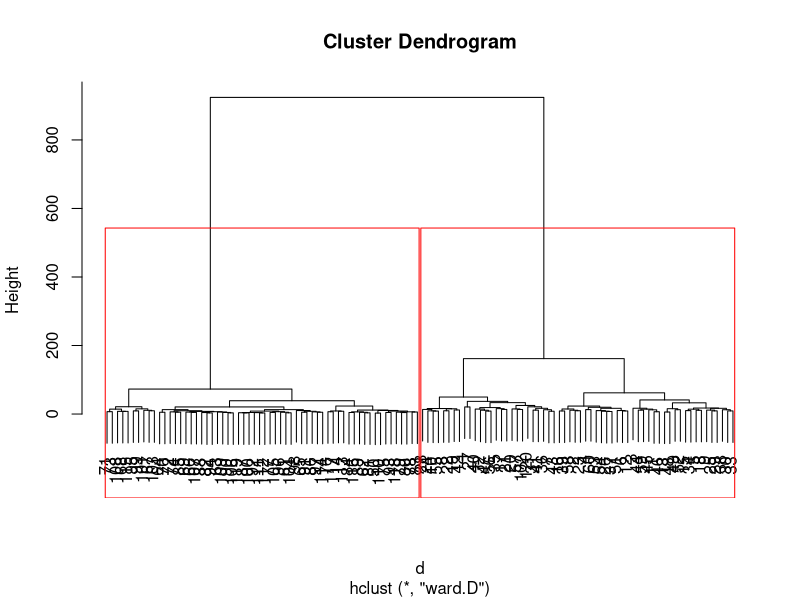
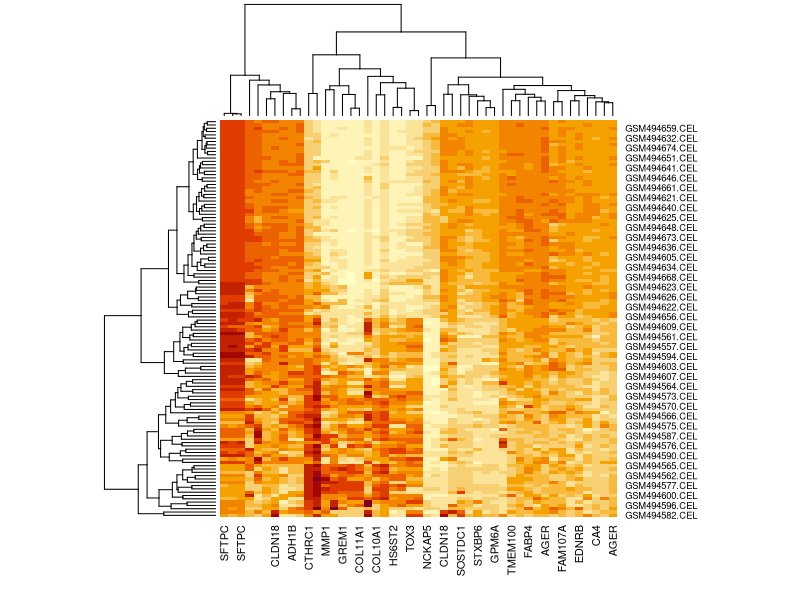
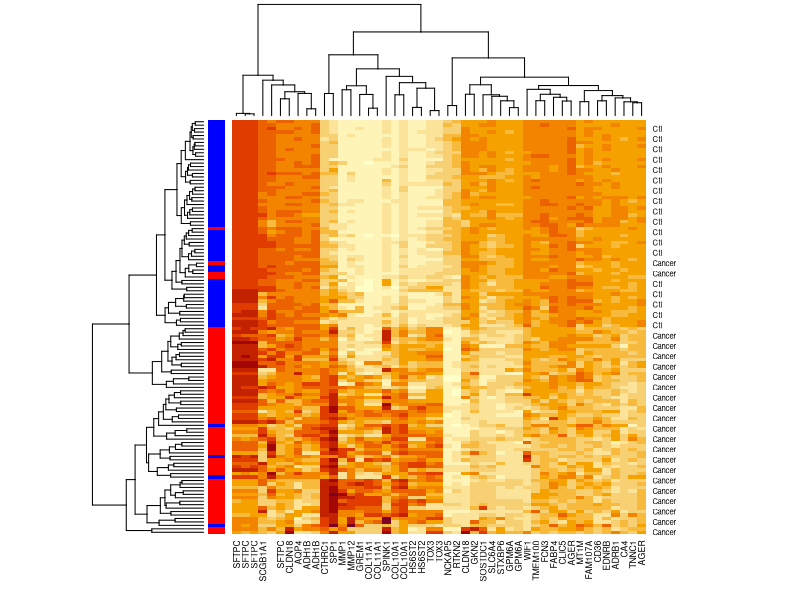
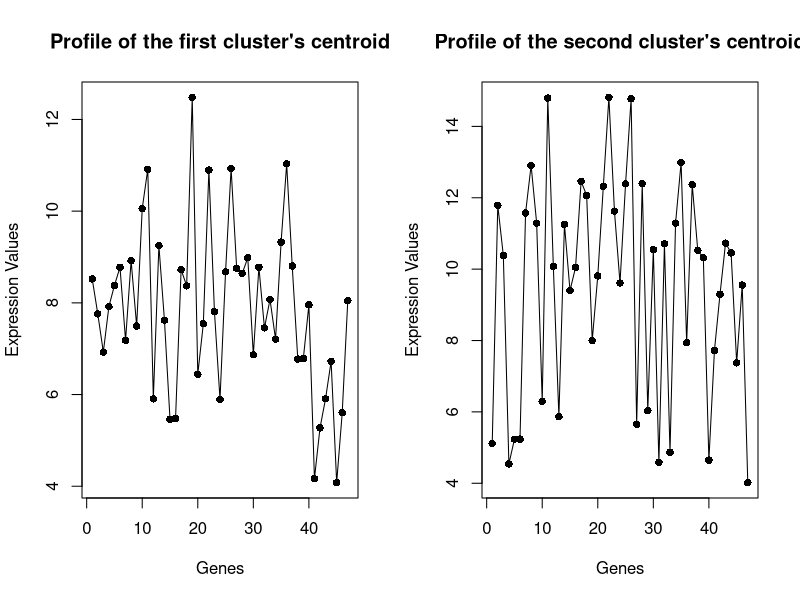
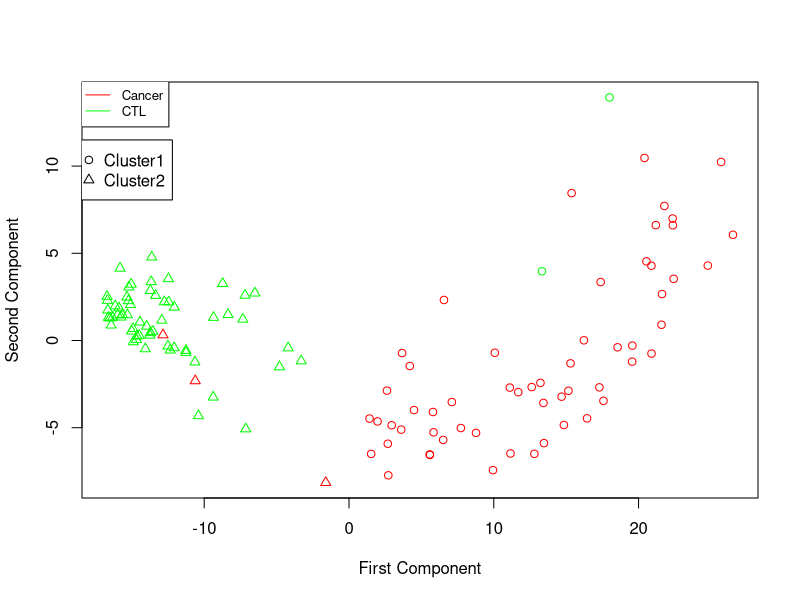
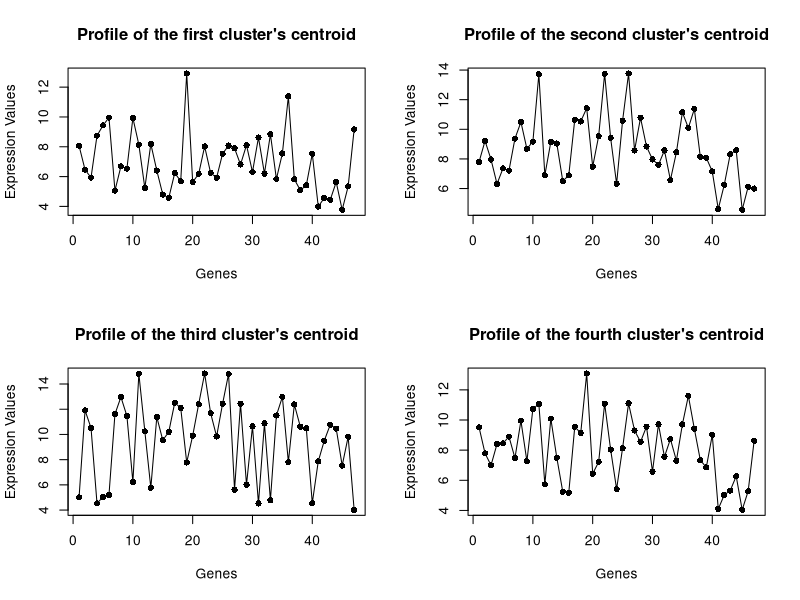
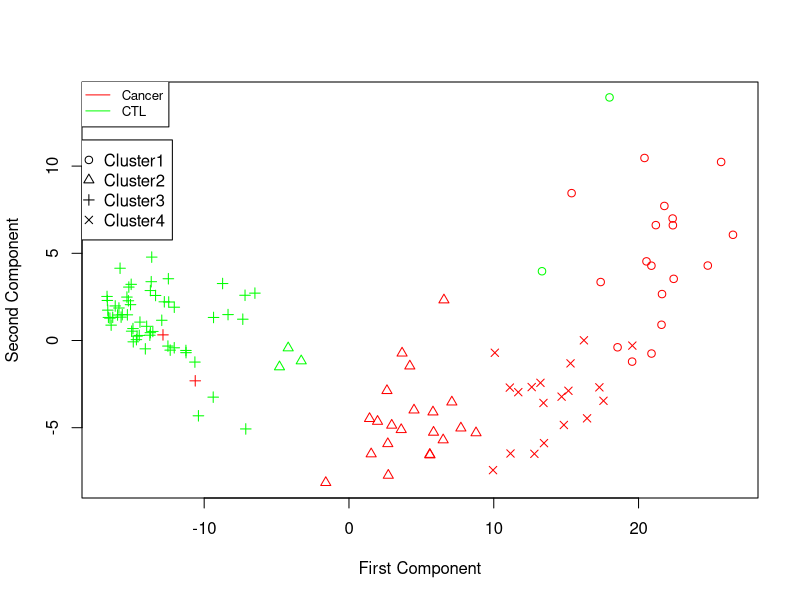

R code for these plots, in order:
# hierarchical clustering
lung<-read.table(file.path("lung-cancer-sig-data.txt"),sep = "\t",header=T)
lung.fold<-as.data.frame(t(lung[,2:122]))
lung.fold<-lung.fold[-1,]
colnames(lung.fold)<-lung[,2]
library(e1071)
library(fpc)
lung.fold<-as.data.frame(apply(lung.fold,2,as.numeric))
d<-dist(lung.fold,method="euclidean")
fit<-hclust(d,method="ward.D")
plot(fit)
groups<-cutree(fit,k=2)
rect.hclust(fit,k=2,border="red")

# heatmap
a<-as.matrix(lung.fold)
row.names(a)<-colnames(lung)[3:122]
colnames(a)<-c(colnames(a)[1:34],"",colnames(a)[36:47])
b<-heatmap(a,distfun = dist,hclustfun = hclust)
col<-vector()
lab<-vector()
for(i in 1:120)
{if(b$rowInd[i]<=60)
{col[i]<-"#FF0000"
lab[i]<-"Cancer"
}
  else
  {col[i]<-"#0000FF"
  lab[i]<-"Ctl"}
}
heatmap(a,distfun = dist,hclustfun = hclust,RowSideColors = col,cexRow = 0.7,labRow = lab)

# K-means clustering
## Use 2 to be the initial number of clusters to do the k-Means cluster
km<-kmeans(a,2)
km.cluster<-as.data.frame(km$cluster)
km.centers<-as.data.frame(km$centers)
write.table(km.cluster,file = "cluster2.txt")
write.table(km.centers,file ="centers2.txt" )

par(mfrow=c(1,2))
plot(1:47,km.centers[1,],pch=16,main="Profile of the first cluster's centroid",xlab = "Genes",ylab = "Expression Values")
lines(1:47,km.centers[1,],pch=16)
plot(1:47,km.centers[2,],pch=16,main="Profile of the second cluster's centroid",xlab = "Genes",ylab = "Expression Values")
lines(1:47,km.centers[2,],pch=16)

pca.fit<-prcomp(a)
summary(pca.fit)
colnames(km.cluster)<-"km_cluster"
shape=km.cluster$km_cluster
col=c(rep("red",60),rep("green",60))
par(mfrow=c(1,1))
plot(pca.fit$x[,1],pca.fit$x[,2],col=col,pch=shape,xlab = "First Component",ylab = "Second Component")
legend(-19,15,legend = c("Cancer","CTL"),col = c("red","green"),cex = 0.8,lwd = 1, lty = 1)
legend(-19,11.5,legend=c("Cluster1","Cluster2"),pch = c(1,2,1,2))

## Use 4 to be the initial number of clusters to do the cluster
km<-kmeans(a,4)
km.cluster<-as.data.frame(km$cluster)
km.centers<-as.data.frame(km$centers)
write.table(km.cluster,file = "cluster4.txt")
write.table(km.centers,file ="centers4.txt" )

par(mfrow=c(2,2))
plot(1:47,km.centers[1,],pch=16,main="Profile of the first cluster's centroid",xlab = "Genes",ylab = "Expression Values")
lines(1:47,km.centers[1,],pch=16)
plot(1:47,km.centers[2,],pch=16,main="Profile of the second cluster's centroid",xlab = "Genes",ylab = "Expression Values")
lines(1:47,km.centers[2,],pch=16)
plot(1:47,km.centers[3,],pch=16,main="Profile of the third cluster's centroid",xlab = "Genes",ylab = "Expression Values")
lines(1:47,km.centers[3,],pch=16)
plot(1:47,km.centers[4,],pch=16,main="Profile of the fourth cluster's centroid",xlab = "Genes",ylab = "Expression Values")
lines(1:47,km.centers[4,],pch=16)

pca.fit<-prcomp(a)
summary(pca.fit)
colnames(km.cluster)<-"km_cluster"
shape=km.cluster$km_cluster
col=c(rep("red",60),rep("green",60))
par(mfrow=c(1,1))
plot(pca.fit$x[,1],pca.fit$x[,2],col=col,pch=shape,xlab = "First Component",ylab = "Second Component")
legend(-19,15,legend = c("Cancer","CTL"),col = c("red","green"),cex = 0.8,
       lwd = 1, lty = 1)
legend(-19,11.5,legend=c("Cluster1","Cluster2","Cluster3","Cluster4"),pch = c(1,2,3,4))


# My K-median clustering
manhat <- function(centroid, dataMatrix) {
  distance <- matrix(NA, nrow=dim(centroid)[1], ncol=dim(dataMatrix)[1])
  for(i in 1:nrow(dataMatrix)) {
    distance[,i] <- rowSums(abs(t(t(centroid)-dataMatrix[i,])))
  }
  distance
}

K_median <- function(x, centers, n.iter) {
  last.clusters<-vector()
  last.centers<-matrix(0,nrow=dim(centers)[1],ncol=dim(centers)[2])
  flag<-0
  i=1
  while(sum(i >= n.iter ,flag==1)<1) {
    distsToCenters <- manhat(centers,x)
    clusters <- apply(distsToCenters, 2, which.min)
    centers <- apply(x, 2, tapply, clusters, median)
    if(all(centers==last.centers)&all(clusters==last.clusters)){
      flag<-1}
    last.clusters<-clusters
    last.centers<-centers
    i=i+1
  }
  list(kclusters=clusters, kcenters=centers)
}
kcenters<-a[c(10,50,100),]
K_median(a,kcenters,5)
